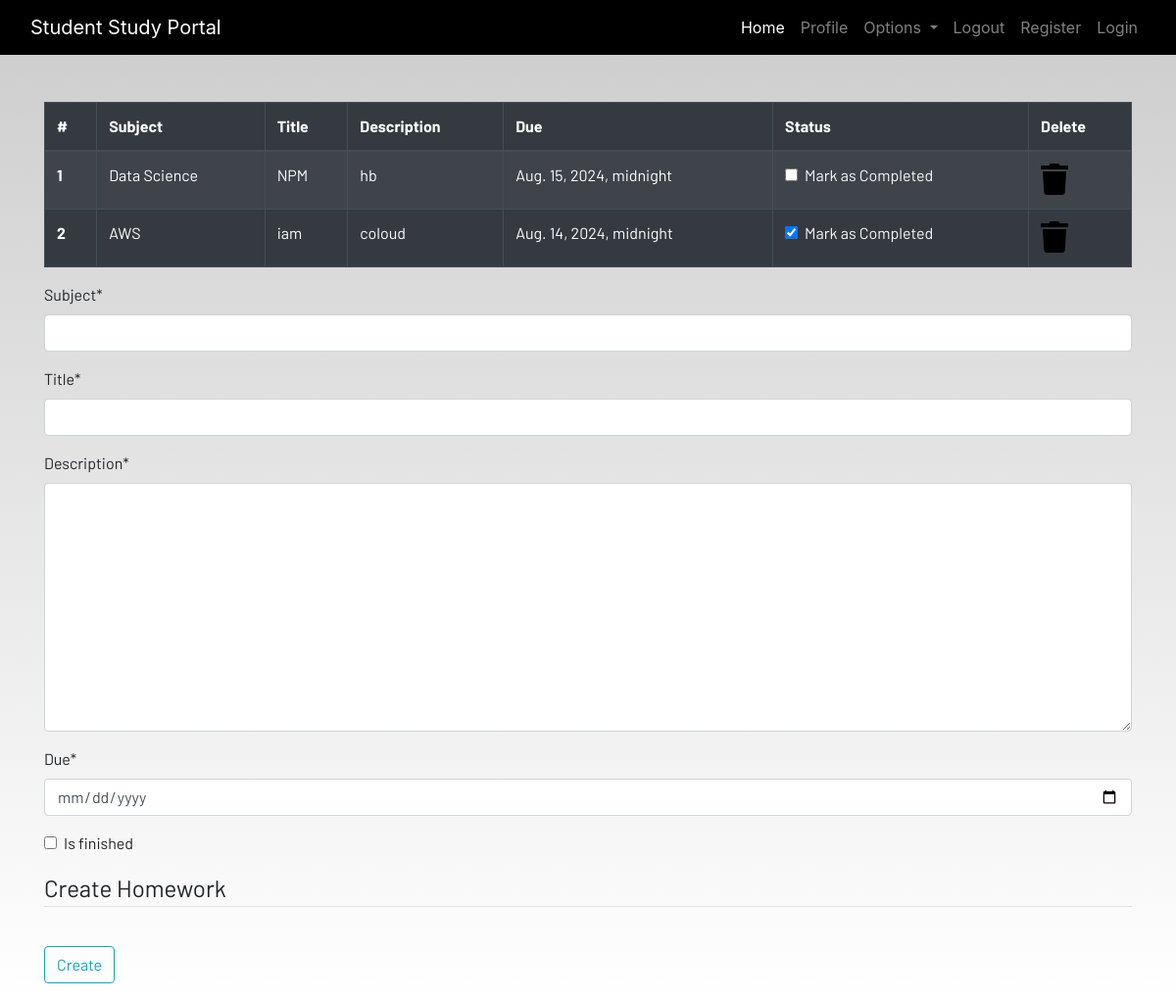
/homework (signed in), run on the app's committed database.
### dashboard/models.py (models this page shows, shortened)
class Homework(models.Model):
    user=models.ForeignKey(User,on_delete=models.CASCADE)
    subject=models.CharField(max_length=50)
    title=models.CharField(max_length=100)
    description=models.TextField()
    due=models.DateTimeField()
    is_finished=models.BooleanField(default=False)

### dashboard/views.py (the view, shortened to what this page needs)
# urls.py: path('homework', views.homework, name="homework"),
def homework(request):
    form=HomeworkForm()
    homework=Homework.objects.filter(user=request.user)
    if len(homework)==0:
        homework_done=True
    else:
        homework_done=False
    return render(request,'dashboard/homework.html',context={"homeworks":homework,"homeworks_done":homework_done,'form':form})

### dashboard/forms.py
class HomeworkForm(forms.ModelForm):
    class Meta:
        model=Homework
        widgets={'due':DateInput()}
        fields=['subject','title',"description",'due','is_finished']

### dashboard/templates/dashboard/homework.html (shortened to what this page needs)
{% extends 'dashboard/base.html' %}
{% load static %}
{% load crispy_forms_tags %}
{% block content %}
<div class="container">
    {% if not homework_done %}
    <table class="table table-striped table-bordered table-hover table-dark">
        <thead>
            <tr>
                <th scope="col">#</th>
                <th scope="col">Subject</th>
                <th scope="col">Title</th>
                <th scope="col">Description</th>
                <th scope="col">Due</th>
                <th scope="col">Status</th>
                <th scope="col">Delete</th>
            </tr>
        </thead>
        <tbody>
            {% for homework in homeworks %}
            <tr>
                <th scope="row">{{forloop.counter}}</th>
                <td>{{homework.subject}}</td>
                <td>{{homework.title}}</td>
                <td>{{homework.description}}</td>
                <td>{{homework.due}}</td>
                <td>
                    <a href="{% url 'update-homework' homework.id %}">
                        <div class="form-check">
                            {% if homework.is_finished == True %}
                            <input class="form-check-input" type="checkbox" value="" checked >
                            {% else %}
                            <input class="form-check-input" type="checkbox" value="" >
                            {% endif %}
                            <label class="form-check-label text-light" for="flexCheckDefault">
                                Mark as Completed
                            </label>
                        </div>
                    </a>
                </td>
                <td><a href="{% url 'delete-homework' homework.id %}"><i class="fa fa-trash fa-2x"></i></a></td>
            </tr>
            {% endfor %}
        </tbody>
    </table>
    {% else %}
    <h4>All homeworks are completed!! Create to have more!!</h4>
{% endif %}
</div>
<div class=" container">
    <form method="POST">
        {{form|crispy}}
        <fieldset class="form-group">
            <legend class="border-bottom mb-4">Create Homework</legend>
        </fieldset>
        <div class="form-group">
            <button href="" class="btn btn-outline-info" type="submit">
                Create
            </button>
        </div>
    </form>
</div>
{% endblock content %}

### static/css/main.css (style rules this page uses)
html { scroll-behavior: smooth; height: 100%; width: 100%; }
a { text-decoration: none !important; color: black; }
html, body { max-width: 100%; overflow-x: hidden; height: 100%; width: 100%; }
body { background: linear-gradient(rgba(0, 0, 0, 0.2), rgba(255, 255, 255, 0.5)); overflow-x: hidden; background-repeat: no-repeat; }
.fa { color: black; }

### data on the page
Homework: subject "Data Science", title "NPM", description "hb", due "Aug. 15, 2024, midnight"
Homework: subject "AWS", title "iam", description "coloud", due "Aug. 14, 2024, midnight"
